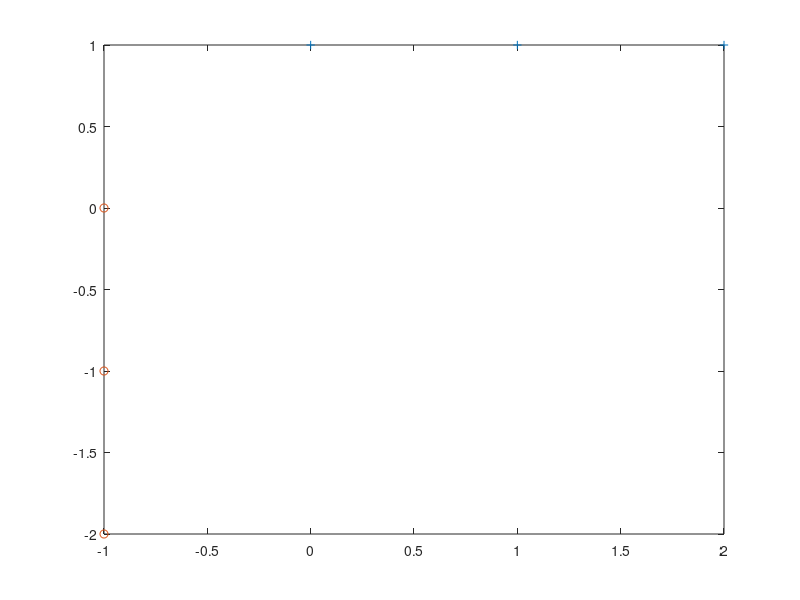

Reproduce this figure in MATLAB. (Note: this script raises an error after producing the figure.)
input = load('6pointsinputs.txt');
output = load('6pointsoutputs.txt');

input(:,3) = output;
positive = input(input(:,3)==1,:);
negative = input(input(:,3)==-1,:);
figure;
plot(positive(:,1),positive(:,2) ,'+');
hold on;
plot(negative(:,1),negative(:,2) ,'o');
ax = gca;
ax.XAxisLocation = 'origin';
ax.YAxisLocation = 'origin';
legend('Positive Classification', 'Negative Classification');
title('Plot of Input Vectors and Expected Classification');
xlim([-3,3]);
ylim([-3,3]);